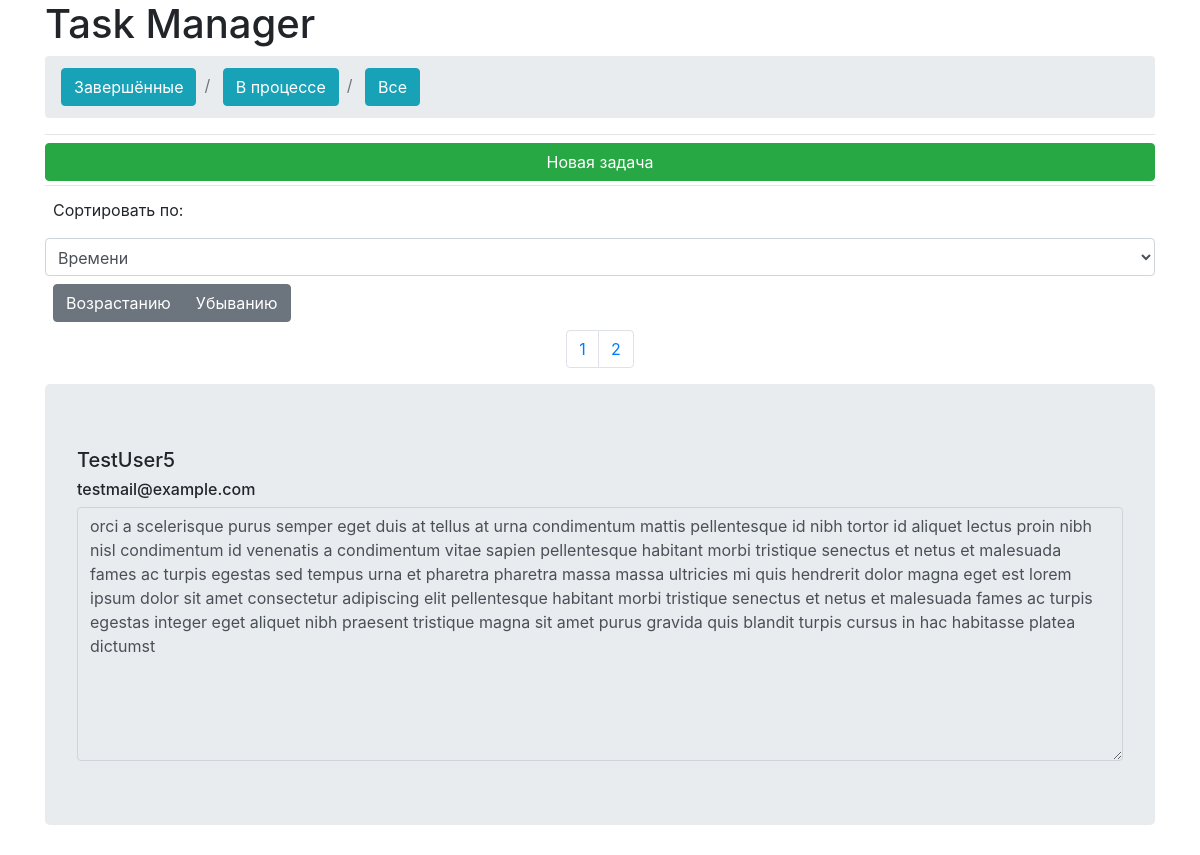
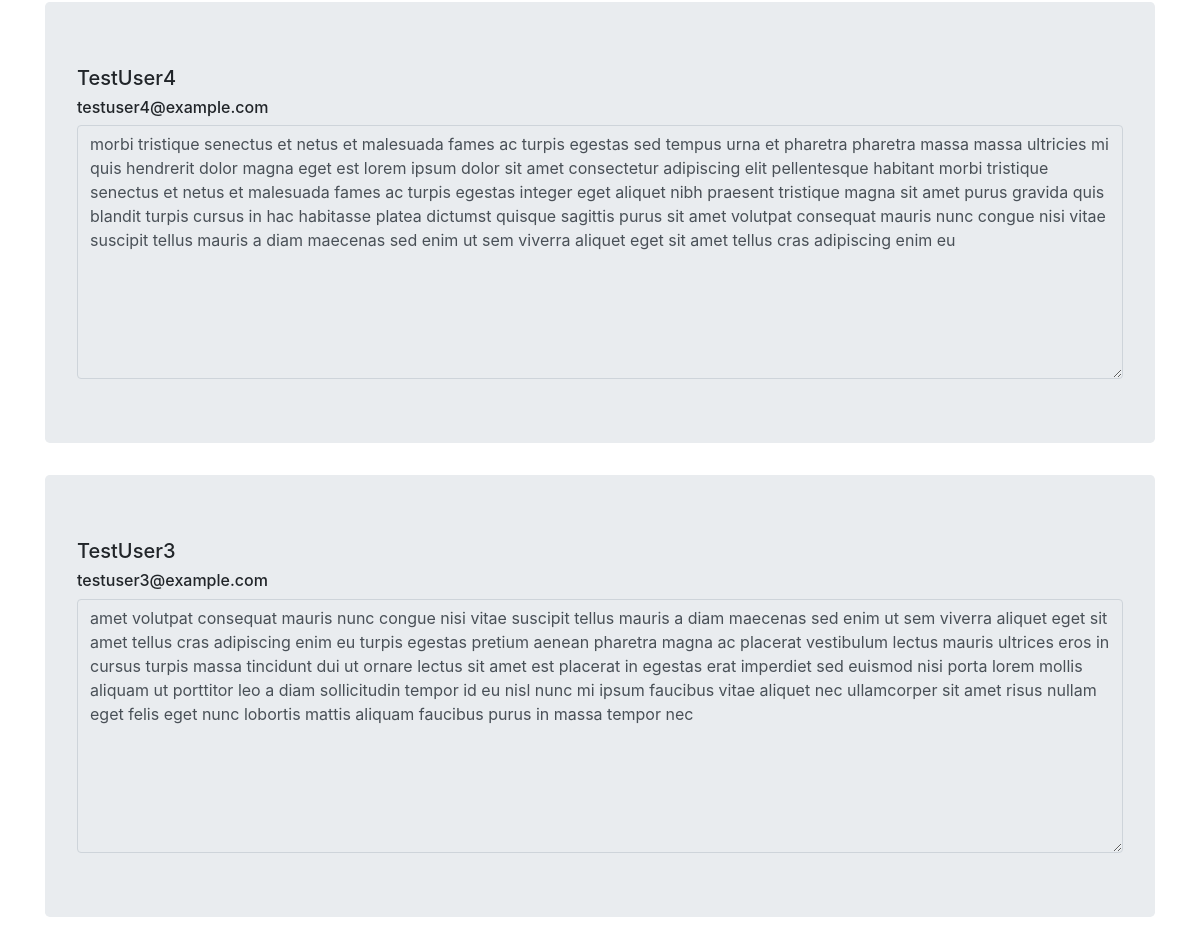
The page / on the database its author committed (2 pictures, top to bottom).
### tables this page shows
CREATE TABLE `tasks` (
  `id` int(11) NOT NULL AUTO_INCREMENT,
  `username` varchar(255) NOT NULL,
  `email` varchar(255) NOT NULL,
  `task` text NOT NULL,
  `status` varchar(45) NOT NULL DEFAULT 'in progress',
  PRIMARY KEY (`id`)
);

### App/view/view.php (called while the page is built, shortened)
<?php
class view
{
    protected $view;
    public function __construct()
    {
        $this->view = ROOT_DIR . '/template/';
    }
    public function load($page)
    {
        $path = $this->view . $page . '.php';
        if(file_exists($path)) return $path;
        else $this->load404();
    }
    public function render($template, array $content = [])
    {
        extract($content);
        require $this->load($template);
    }
}

### App/controller/tasks.php (called while the page is built, shortened)
<?php
class tasks extends Controller
{
    public function index($page)
    {
        $where = '';
        $sort = ['id', 'DESC'];
        $config['length'] = $this->model->countTasks($where);
        $config['per_page'] = 3;
        if (!$page) $page = 0;
        else $page = $page - 1;
        $data['tasks'] = $this->model->getTasks($config['per_page'], $page, $where, $sort);
        $data['paginationLinks'] = createPaginationLinks($config);
        $this->view->render('header');
        $this->view->render('task-manager', $data);
        $this->view->render('footer');
    }
}

### App/system/Facade.php (called while the page is built, shortened)
<?php
class Facade
{
    public function run()
    {
        $request = explode('/', str_replace('index.php', '', $_SERVER['REQUEST_URI']));
        $destination = $request[2];
        $param = $request[3];
        if (empty($destination)) $destination = 'tasks';
        $ref = new \ReflectionClass('\App\controller\\' . $destination);
        $ref->newInstance()->index($param);
    }
}

### index.php (called while the page is built, shortened)
<?php
require __DIR__ . '/App/system/autoload.php';
(new \App\system\Facade)->run();

### App/model/Database.php (called while the page is built, shortened)
<?php
class Database
{
    protected $pdo;
    protected $data;
    public function __construct()
    {
        $this->pdo = new \PDO(DB_DSN, DB_USER, DB_PASS);
    }
    public function query($query)
    {
        $this->data = $this->pdo->query($query);
        return $this;
    }
    public function fetchAll()
    {
        return $this->data->fetchAll(\PDO::FETCH_ASSOC);
    }
}

### App/model/task_model.php (called while the page is built, shortened)
<?php
class task_model extends Model
{
    public function countTasks(string $where = '')
    {
        return $this->db->query('SELECT COUNT(*) as total FROM `tasks`' . $where)->fetchAll()[0]['total'];
    }
    public function getTasks(int $limit, int $page, string $where = '', array $sort = ['id', 'DESC'])
    {
        $offset = $page * $limit;
        return $this->db->query('SELECT * FROM `tasks`' . $where . ' ORDER BY ' . $sort[0] . ' ' . $sort[1] . ' LIMIT ' . $limit . ' OFFSET ' . $offset)->fetchAll();
    }
}

### App/controller/Controller.php (called while the page is built, shortened)
<?php
abstract class Controller
{
    public function __construct()
    {
        $this->model = new \App\model\task_model;
    }
}

### App/system/autoload.php (called while the page is built, shortened)
<?php
function autoload($class) {
    $baseDir = ROOT_DIR;
    $path = $baseDir . '/' . $class . '.php';
}

### App/model/Model.php (called while the page is built, shortened)
<?php
abstract class Model
{
    public function __construct()
    {
        $this->db = new Database;
    }
}

### template/task-manager.php (the view, shortened to what this page needs)
<h1>Task Manager</h1>
<nav aria-label="breadcrumb">
    <form action="" method="post">
        <ol class="breadcrumb">
            <li class="breadcrumb-item">
                <button class="btn btn-info" type="submit" name="status" value="done">Завершённые</button>
            </li>
            <li class="breadcrumb-item">
                <button class="btn btn-info" type="submit" name="status" value="inpr">В процессе</button>
            </li>
            <li class="breadcrumb-item">
                <button class="btn btn-info" type="submit" name="status" value="all">Все</button>
            </li>
        </ol>
    </form>
</nav>
<hr class="my-2">
<button id="openAddForm" class="btn btn-success btn-block">Новая задача</button>
<hr class="my-1">
<form action="" method="post">
    <label class="form-control-label p-2 mr-auto">Сортировать по:</label>
    <select class="form-control p-2" name="sort">
        <option value="date">Времени</option>
    </select>
    <div class="btn-group p-2" role="group">
        <button type="submit" name="method" value="ASC" class="btn btn-secondary">Возрастанию</button>
        <button type="submit" name="method" value="DESC" class="btn btn-secondary">Убыванию</button>
    </div>
</form>
<ul class="pagination d-flex justify-content-center">
    <? foreach ($paginationLinks as $link): ?>
        <li class="page-item"><a class="page-link" href="<?= $link['link'] ?>"><?= $link['page'] ?></a></li>
    <? endforeach; ?>
</ul>
<? foreach ($tasks as $task): ?>
    <div class="jumbotron">
        <h5><?= $task['username'] ?></h5>
        <h6><?= $task['email'] ?></h6>
        <textarea class="form-control" rows="10" disabled><?= $task['task'] ?></textarea>
    </div>
<? endforeach; ?>

### template/header.php (shortened to what this page needs)
<!doctype html>
<html lang="en">
<head>
    <link rel="stylesheet" href="https://stackpath.bootstrapcdn.com/bootstrap/4.1.3/css/bootstrap.min.css">
</head>
<body>
<div class="container">

### template/footer.php
</div>
</body>
</html>

### rows shown on the page
tasks: username "TestUser5", email "testmail@example.com", task "orci a scelerisque purus semper eget duis at tellus at urna condimentum mattis pellentesque id nibh tortor id aliquet lectus proin nibh nisl condimentum id venenatis a condimentum vitae sapien pellentesque habitant morbi tristique senectus et netus et malesuada fames ac turpis egestas sed tempus urna et pharetra pharetra massa massa ultricies mi quis hendrerit dolor magna eget est lorem ipsum dolor sit amet consectetur adipiscing elit pellentesque habitant morbi tristique senectus et netus et malesuada fames ac turpis egestas integer eget aliquet nibh praesent tristique magna sit amet purus gravida quis blandit turpis cursus in hac habitasse platea dictumst"
tasks: username "TestUser4", email "testuser4@example.com", task "morbi tristique senectus et netus et malesuada fames ac turpis egestas sed tempus urna et pharetra pharetra massa massa ultricies mi quis hendrerit dolor magna eget est lorem ipsum dolor sit amet consectetur adipiscing elit pellentesque habitant morbi tristique senectus et netus et malesuada fames ac turpis egestas integer eget aliquet nibh praesent tristique magna sit amet purus gravida quis blandit turpis cursus in hac habitasse platea dictumst quisque sagittis purus sit amet volutpat consequat mauris nunc congue nisi vitae suscipit tellus mauris a diam maecenas sed enim ut sem viverra aliquet eget sit amet tellus cras adipiscing enim eu"
tasks: username "TestUser3", email "testuser3@example.com", task "amet volutpat consequat mauris nunc congue nisi vitae suscipit tellus mauris a diam maecenas sed enim ut sem viverra aliquet eget sit amet tellus cras adipiscing enim eu turpis egestas pretium aenean pharetra magna ac placerat vestibulum lectus mauris ultrices eros in cursus turpis massa tincidunt dui ut ornare lectus sit amet est placerat in egestas erat imperdiet sed euismod nisi porta lorem mollis aliquam ut porttitor leo a diam sollicitudin tempor id eu nisl nunc mi ipsum faucibus vitae aliquet nec ullamcorper sit amet risus nullam eget felis eget nunc lobortis mattis aliquam faucibus purus in massa tempor nec"

### other values the page prints
$link['page'] "1"
$link['page'] "2"
